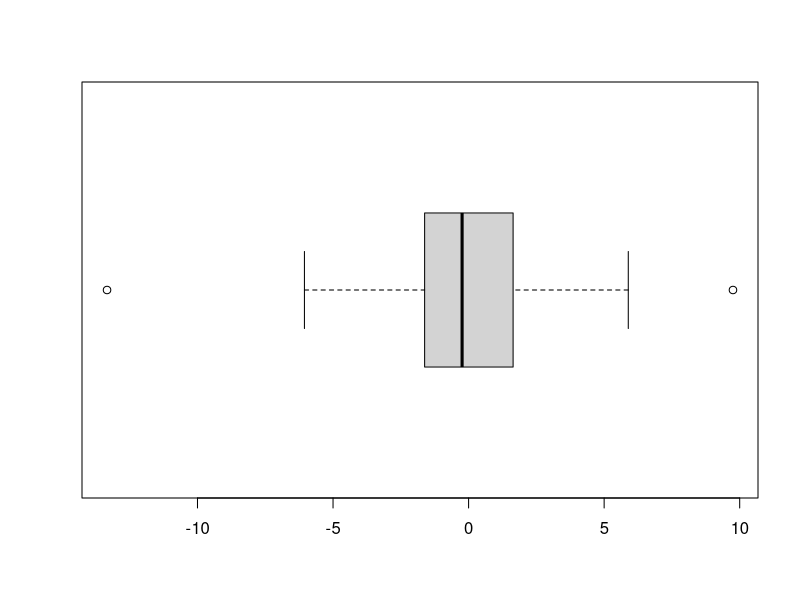
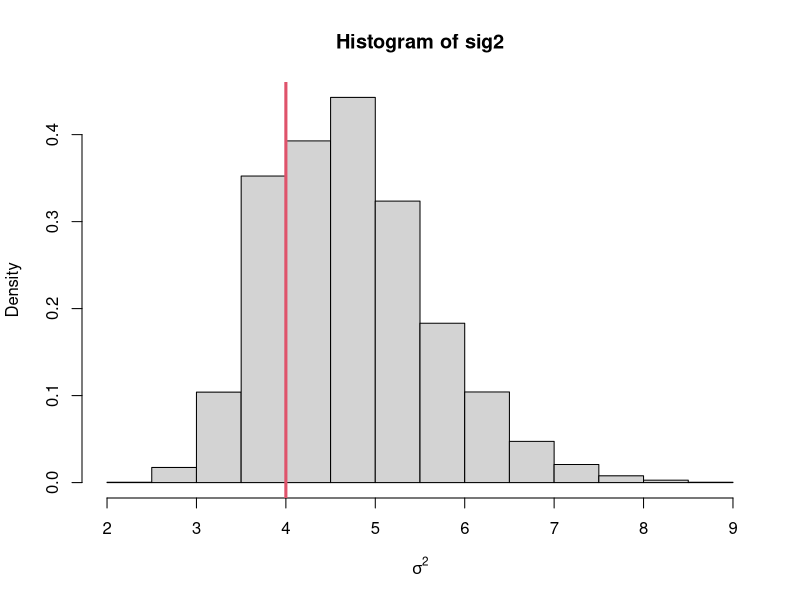
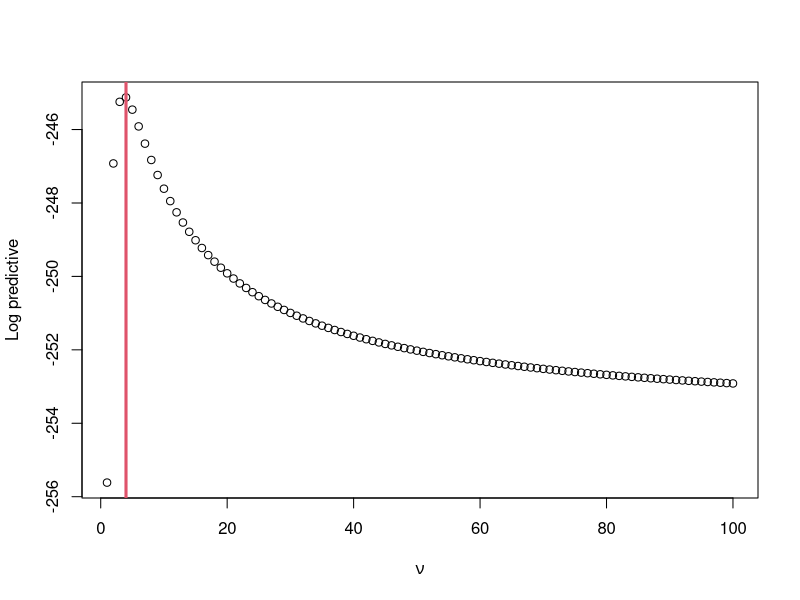

Here is the R script that generated these plots, in order:
## ---- chunk 1
rm(list = ls())
## ---- chunk 2
knitr::opts_chunk$set(echo = TRUE)
## ---- chunk 3
set.seed(2325)
n   = 100
sig = 2
nu  = 4
y   = sig*rt(n,df=nu)
boxplot(y,horizontal=TRUE)
## ---- chunk 4
# declara uma funcao
dt.hedi = function(sig2){
  prod(dt(y/sqrt(sig2), df=nu)/sqrt(sig2))
}
set.seed(4321)
M = 10000
sig2.t = runif(M,0,100)

w = rep(0,M)
for (i in 1:M){
  w[i] = dt.hedi(sig2.t[i])
}
sig2 = sample(sig2.t, size=M, replace=T, prob=w)
hist(sig2,xlab=expression(sigma^2),prob=TRUE)
abline(v=sig^2,col=2,lwd=3)
mean(sig2)
## ---- chunk 5
dt.hedi = function(sig2,nu){
  sum(dt(y/sqrt(sig2),df=nu,log=TRUE)-0.5*log(sig2))
}

M = 1000
sig2 = 1/rgamma(M,3.5,3.5)
nu.max = 100
nus = 1:nu.max
logpred = matrix(0,M,nu.max)
for (j in 1:M)
for (i in 1:nu.max)
  logpred[j,i] = dt.hedi(sig2[j],nus[i])
A = max(logpred)
logpred1 = logpred-A
max(logpred1)
pred1 = exp(logpred1)

logpred1 = log(apply(pred1,2,sum))+ A -log(M)
plot(nus,logpred1,ylab="Log predictive",xlab=expression(nu))
abline(v=nu,col=2,lwd=3)
